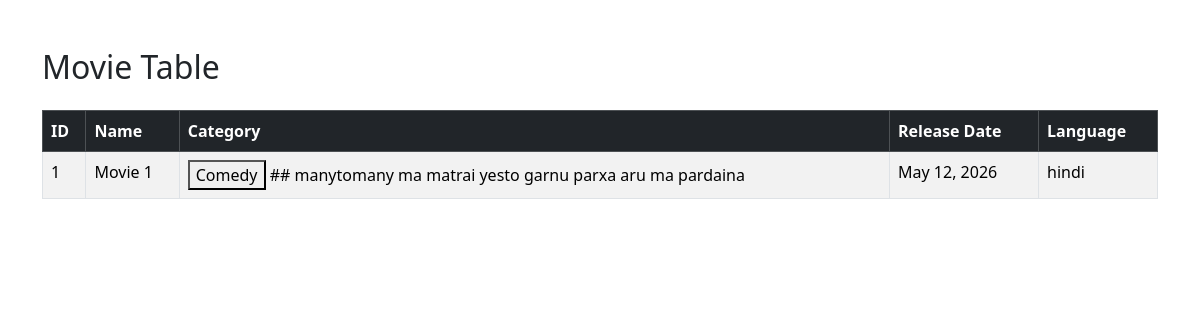
The page /movie/movie on the database its author committed.
### movie/models.py (models this page shows, shortened)
class Movie(models.Model):
    name = models.CharField(max_length=150)
    category = models.ManyToManyField(Category)
    release_date = models.DateField()
    language = models.CharField(max_length=10,null=True, blank=True)

class Category(models.Model):
    name = models.CharField(max_length=20)
    is_active = models.BooleanField(default=True)

### movie/views.py (the view)
# urls.py: path('movie',movie_list, name="movie"),
def movie_list(request):
    movie = Movie.objects.all()
    context ={
        "movie" : movie
    }
    return render(request,'movie/index.html', context)

### movie/templates/movie/index.html (shortened to what this page needs)
<!DOCTYPE html>
<html lang="en">
<head>
  <link
    href="https://cdn.jsdelivr.net/npm/bootstrap@5.3.3/dist/css/bootstrap.min.css"
    rel="stylesheet"
  />
</head>
<body>
  <div class="container mt-5">
    <h2 class="mb-4">Movie Table</h2>
    <table class="table table-bordered table-striped table-hover">
      <thead class="table-dark">
        <tr>
          <th>ID</th>
          <th>Name  </th>
          <th> Category </th>
          <th>Release Date</th>
          <th>Language</th>
        </tr>
      </thead>
      <tbody>
        {% for i in movie %}
        <tr>
          <td>{{i.id}}</td>
          <td>{{i.name}}</td>
          <td>
            {%for j in i.category.all%}
            <button> {{j.name}} </button> ## manytomany ma matrai yesto garnu parxa aru ma pardaina
            {% endfor %}
            </td>
          <td>{{i.release_date}}</td>
          <td>{{i.language}}</td>
        </tr>
        {% endfor %}
      </tbody>
    </table>
  </div>
</body>
</html>

### rows shown on the page
Movie: id "1", name "Movie 1", release_date "May 12, 2026", language "hindi"
Category: name "Comedy"
